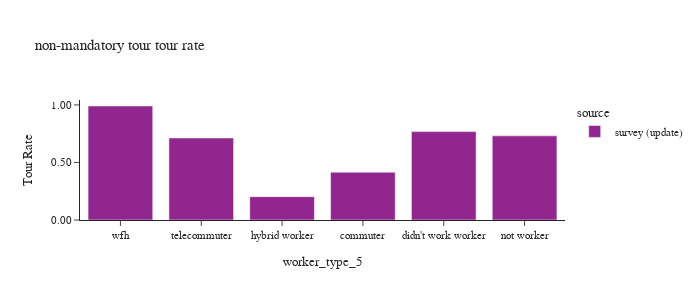

The cell this chart's notebook holds for it:
### Markdown cell above
- non-mandatory tour calculation:

`survey_person_day['non_mandatory_tours'] = survey_person_day['estours']+survey_person_day['pbtours']+survey_person_day['shtours']+survey_person_day['mltours']+survey_person_day['sotours']+survey_person_day['retours']+survey_person_day['metours']`

### Code cell
df_plot = calc_rates(survey_person_day,'non_mandatory_tours')

plot_tour_rate(df_plot, 'non_mandatory_tours', "non-mandatory tour tour rate")

### Figure 1 — Plotly figure (JSON) as saved in the notebook; plotly's stock layout.template omitted (floating-point values rounded to 4 significant figures)
{"data": [{"alignmentgroup": "True", "customdata": [[329600.0, 793800.0], [242000.0, 315100.0], [41240.0, 203300.0], [1230000.0, 1682000.0], [121500.0, 170500.0], [226100.0, 228300.0]], "hovertemplate": "source=survey (update)<br>worker_type_5=%{x}<br>non_mandatory_tours_rate=%{y}<br>non_mandatory_tours_wt=%{customdata[0]}<br>pdexpfac_sum=%{customdata[1]}<extra></extra>", "legendgroup": "survey (update)", "marker": {"color": "#91268F", "pattern": {"shape": ""}}, "name": "survey (update)", "offsetgroup": "survey (update)", "orientation": "v", "showlegend": true, "textposition": "auto", "type": "bar", "x": ["commuter", "didn't work worker", "hybrid worker", "not worker", "telecommuter", "wfh"], "xaxis": "x", "y": [0.4152, 0.768, 0.2028, 0.731, 0.7127, 0.9906], "yaxis": "y"}], "layout": {"barmode": "group", "font": {"size": 11}, "height": 300, "legend": {"title": {"text": "source"}, "tracegroupgap": 0}, "title": {"text": "non-mandatory tour tour rate"}, "width": 700, "xaxis": {"anchor": "y", "categoryarray": ["wfh", "telecommuter", "hybrid worker", "commuter", "didn't work worker"], "categoryorder": "array", "domain": [0.0, 1.0], "title": {"text": "worker_type_5"}}, "yaxis": {"anchor": "x", "domain": [0.0, 1.0], "tickformat": ".2f", "title": {"text": "Tour Rate"}}}}
